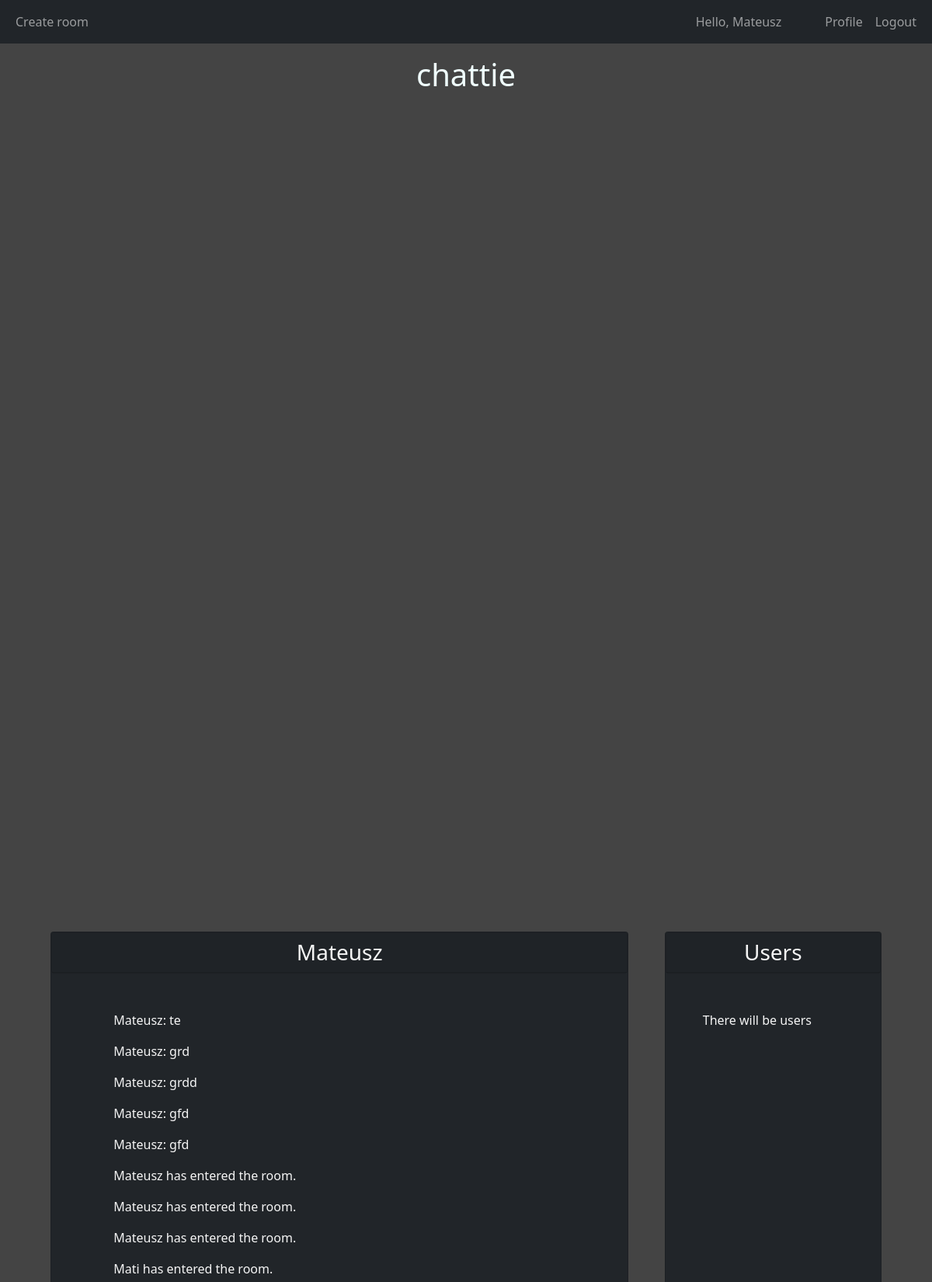
The app's page /r/Mateusz (signed in, upper part) with its own data.
### chattie/models.py (models this page shows, shortened)
class User(db.Model, UserMixin):
    id = db.Column(db.Integer, primary_key=True)
    username = db.Column(db.String(20), unique=True, nullable=False)
    email = db.Column(db.String(120), unique=True, nullable=False)
    image_file = db.Column(db.String(20), nullable=False, default='default.jpg')
    password = db.Column(db.String(60), nullable=False)
    created = db.Column(db.DateTime, nullable=False, default=datetime.utcnow)
    participates_in = db.Column(db.Integer, db.ForeignKey('room.id'))
    room_id = db.Column(db.Integer, db.ForeignKey('room.id'))
    message_id = db.Column(db.Integer, db.ForeignKey('message.id'))
    rooms = db.relationship('Room', foreign_keys=[room_id])
    messages = db.relationship('Message', foreign_keys=[message_id])

class Room(db.Model):
    id = db.Column(db.Integer, primary_key=True)
    name = db.Column(db.String(20), nullable=False, unique=True)
    participant_id = db.Column(db.Integer, db.ForeignKey('user.id'))
    message_id = db.Column(db.Integer, db.ForeignKey('message.id'))
    participants = db.relationship('User', foreign_keys=[participant_id])
    messages = db.relationship('Message', foreign_keys=[message_id], cascade="all,delete")
    creator_id = db.Column(db.Integer, db.ForeignKey('user.id'), nullable=False)
    created = db.Column(db.DateTime, nullable=False, default=datetime.utcnow)

class Message(db.Model):
    id = db.Column(db.Integer, primary_key=True)
    username = db.Column(db.Integer, db.ForeignKey('user.username'))
    roomname = db.Column(db.Integer, db.ForeignKey('room.name'), nullable=False)
    message = db.Column(db.String(1000), nullable=False)
    created = db.Column(db.DateTime, nullable=False, default=datetime.utcnow)
    user = db.relationship('User', foreign_keys=[username])
    room = db.relationship('Room', foreign_keys=[roomname])

### chattie/routes.py (the view)
@app.route("/r/<room_name>", methods=['GET', 'POST'])
@login_required
def room(room_name):
    room = Room.query.filter_by(name=room_name).first()
    messages = Message.query.filter_by(room=room)
    users = User.query.all()
    return render_template('room.html',
                           title=room.name,
                           room=room,
                           messages=messages,
                           users=users)

### chattie/models.py (called while the page is built)
@login_manager.user_loader
def load_user(user_id):
    return User.query.get(int(user_id))

### chattie/templates/room.html (shortened to what this page needs)
{% extends "main.html" %}
{% block content %}
<div class="container d-flex justify-content-around my-auto">
    <div class="card col-md-8 bg-dark">
        <div class="card text-center bg-dark">
            <h3 class=" fw-normal card-text card-header ">{{room.name}}</h3>
        </div>
        <div class="p-5">
            <ul id="messages" class="mh-50 overflow-auto">
                {% for message in messages %}
                    <p>
                        {% if message.username %}
                            {{ message.username }}:
                        {% endif %}
                        {{ message.message }}
                    </p>
                {% endfor %}
            </ul>
        </div>
    </div>
    <div class="card col-md-3 bg-dark">
        <div class="card text-center bg-dark">
            <h3 class=" fw-normal card-text card-header">Users</h3>
        </div>
        <div class="p-5">
        There will be users
        </div>
    </div>
</div>
{% endblock %}

### chattie/templates/main.html (shortened to what this page needs)
<!DOCTYPE html>
<html lang="en">
<head>
    <link href="https://cdn.jsdelivr.net/npm/bootstrap@5.1.3/dist/css/bootstrap.min.css" rel="stylesheet">
    <link rel="stylesheet" type="text/css" href="{{ url_for('static', filename='css/main.css') }}">
</head>
<body class='d-flex flex-column min-vh-100'>
    {% include "layout/navbar.html" %}
    {% include "layout/logo.html" %}
        {% block content %}
        {% endblock %}
</body>
</html>

### chattie/templates/layout/navbar.html (shortened to what this page needs)
{% if current_user.is_authenticated %}
  <nav class="navbar navbar-expand-lg navbar-dark  bg-dark">
    <div class="container-fluid">
      <div class="collapse navbar-collapse" id="navbarSupportedContent">
      <ul class="navbar-nav me-auto mb-2 mb-lg-0">
        <li class='nav-item'>
          <a class='nav-link' href="{{ url_for('create_room') }}">Create room</a>
        </li>
      </ul>
        <ul class="navbar-nav ms-auto mb-2 mb-lg-0">
          <li>
            <p class="navbar-text me-5 my-auto">Hello, {{current_user.username}}</p>
          </li>
          <li class="nav-item">
            <a class="nav-link" href="#">Profile</a>
          </li>
          <li>
            <a class="nav-link" href="{{ url_for('logout') }}">Logout</a>
          </li>
        </ul>
      </div>
    </div>
  </nav>
{% endif %}

### chattie/templates/layout/logo.html
<div id="logo" class="my-3">
    <h1><a href="/">chattie</a></h1>
</div>

### chattie/static/css/main.css (style rules this page uses)
body { background-color: #444; color: whitesmoke; }
#logo { text-align: center; }
a { color: azure; text-decoration: none; }
.mh-50 { max-height: 50vh; }

### records on screen
User: username "Mateusz"
Room: name "Mateusz"
Message: username "Mateusz", message "te"
Message: username "Mateusz", message "grd"
Message: username "Mateusz", message "grdd"
Message: username "Mateusz", message "gfd"
Message: username "Mateusz", message "gfd"
Message: message "Mateusz has entered the room."
Message: message "Mateusz has entered the room."
Message: message "Mateusz has entered the room."
Message: message "Mati has entered the room."
